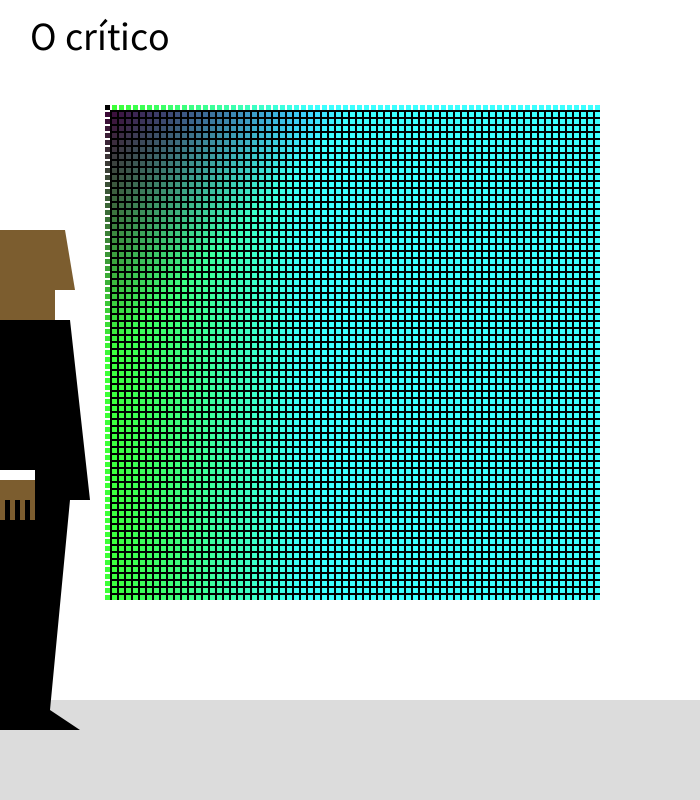
Frame 1 (no input)
Frame 60 (the mouse pressed at the canvas centre just before this capture): identical to frame 1, image omitted
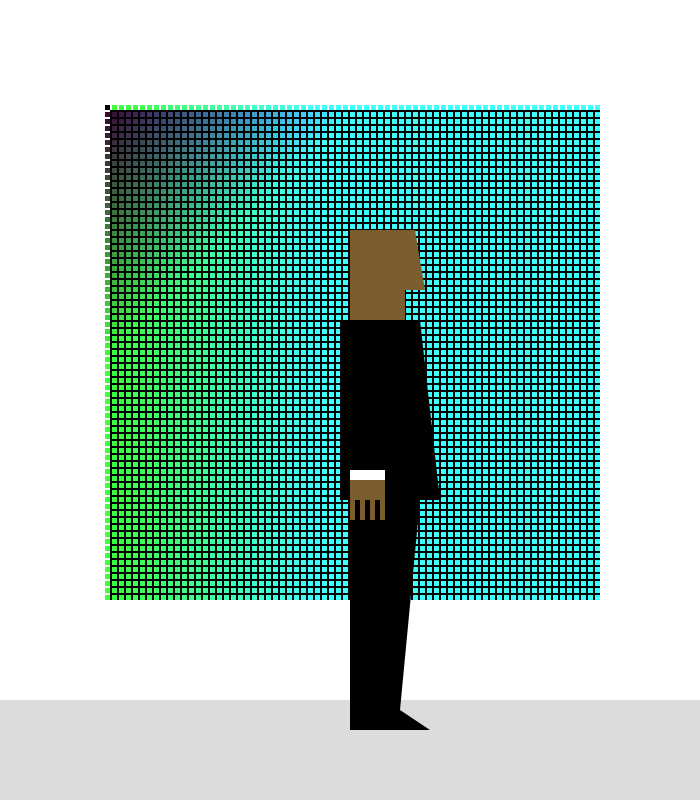
Frame 120 (the mouse held since frame 60 and released just before this capture)

The Processing sketch that drew these frames (run headless with seeded random() and noise(); from frame 60 on, the mouse is pressed at the canvas centre):

// Processing sketch: processing_123620
// ── processing_123620.pde

int a=0;

void setup() {
size(700, 800);
noStroke();
}

void draw() {
background(255);
//titulo
if (mouseX<300) {
  fill(0);
  textSize(40);
  text("O crítico", 30, 50);
} else { 
}
//quadro
fill(0);
quad(110, 110, 110, 600, 600, 600, 600, 110);
for (int i=5; i<500; i=i+7) {
for (int j=5; j<500; j=j+7) {
rect(100+i, 100+j, 5, 5);
fill(a + 10 +50, i+j, i+ 50);
}
}
noStroke();
fill(220);
//chao
quad(0, 700, 700, 700, 700, 800, 0, 800);
fill(0);
//perna
quad(mouseX, 710, mouseX+50, 710, mouseX+70, 500, mouseX, 500);
//torso
quad(mouseX-10, 500, mouseX+90, 500, mouseX+70, 320, mouseX-10, 320);
//sapato
quad(mouseX, 710, mouseX, 730, mouseX+50, 730, mouseX+50, 710);
triangle(mouseX+50, 710, 80+mouseX, 730, mouseX+50, 730);
//mão
fill(124, 93, 47);
quad(mouseX, 480, mouseX, 520, 5+mouseX, 520, 5+mouseX, 480);
quad(10+mouseX, 480, 10+mouseX, 520, 15+mouseX, 520, 15+mouseX, 480);
quad(20+mouseX, 480, 20+mouseX, 520, 25+mouseX, 520, 25+mouseX, 480);
quad(30+mouseX, 480, 30+mouseX, 520, 35+mouseX, 520, 35+mouseX, 480);
quad(mouseX, 480, mouseX, 500, 35+mouseX, 500, 35+mouseX, 480);
fill(255);
quad(mouseX, 470, mouseX, 480, 35+mouseX, 480, 35+mouseX, 470);
//cabeca
fill(124, 93, 47);
quad(mouseX, 320, 55+mouseX, 320, 55+mouseX, 230, mouseX, 230);
quad(mouseX+55, 230, mouseX+65, 230, mouseX+75, 290, mouseX+55, 290);
}

void mouseClicked() {
if (mouseButton == LEFT) {
a=(a+50)%255;
} 
else {
a=(a-50)%255; 
}
}
